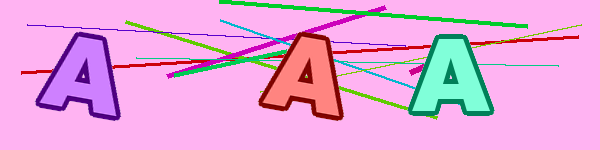
#> input picture AAA.png, 600 x 150 px
$ python decaptcha.py AAA.png 5
#> lines starting #> are read from the running program, lines starting #| are printed output that depends on the picture
#> further down, img is the input picture: PIL image 600x150 RGBA; mean R, G, B, A 228.8, 167.4, 218.4, 254.1
import sys
from PIL import Image
from PIL import ImageFilter

def prepare_image(img):
    """Transform image to greyscale and blur it"""
    img = img.filter(ImageFilter.SMOOTH_MORE)
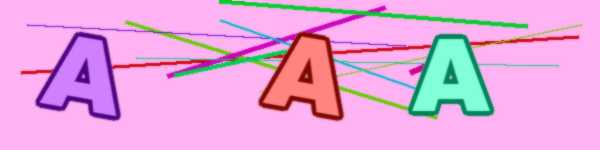
#> img: PIL image 600x150 RGBA; mean R, G, B, A 228.8, 167.4, 218.4, 254.1; transparent parts drawn white
    img = img.filter(ImageFilter.SMOOTH_MORE)
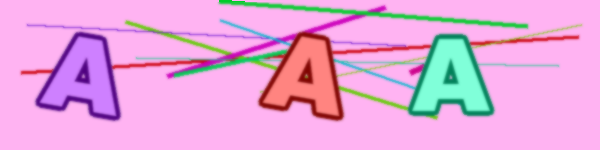
#> img: PIL image 600x150 RGBA; mean R, G, B, A 228.8, 167.4, 218.4, 254.1; transparent parts drawn white
    if 'L' != img.mode:
        img = img.convert('L')
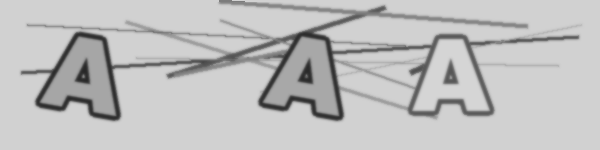
#> img: PIL image 600x150 L; min 39, max 213, mean 191.6
    return img

def remove_noise(img, pass_factor):
#> called with pass_factor = 5
    for column in range(img.size[0]):
        for line in range(img.size[1]):
            value = remove_noise_by_pixel(img, column, line, pass_factor)
            img.putpixel((column, line), value)
#> img: PIL image 600x150 L; every value is 255
    return img

def remove_noise_by_pixel(img, column, line, pass_factor):
    if img.getpixel((column, line)) < pass_factor:
        return (0)
    return (255)


if __name__=="__main__":
    input_image = sys.argv[1]
    # input_image = 'AAA.png'
    output_image = 'out_' + input_image
    pass_factor = int(sys.argv[2])

    img = Image.open(input_image)
    img = prepare_image(img)
    img = remove_noise(img, pass_factor)
    img.save(output_image)

$ run again, with BCQ.png copied over AAA.png
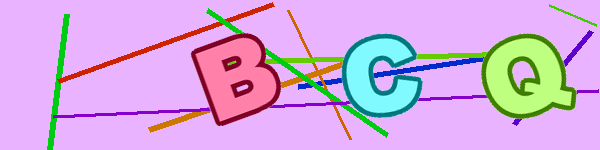
#> input picture BCQ.png, 600 x 150 px
#> img is the input picture: PIL image 600x150 RGBA; mean R, G, B, A 208.9, 171.4, 220, 254
#> in prepare_image, `img = img.filter(ImageFilter.SMOOTH_MORE)`:
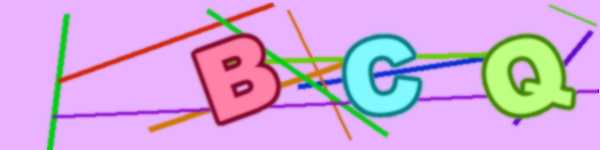
#> img: PIL image 600x150 RGBA; mean R, G, B, A 208.9, 171.4, 220.1, 254; transparent parts drawn white
#> in prepare_image, `img = img.convert('L')`:
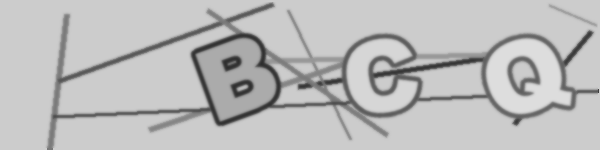
#> img: PIL image 600x150 L; min 45, max 221, mean 188.3
